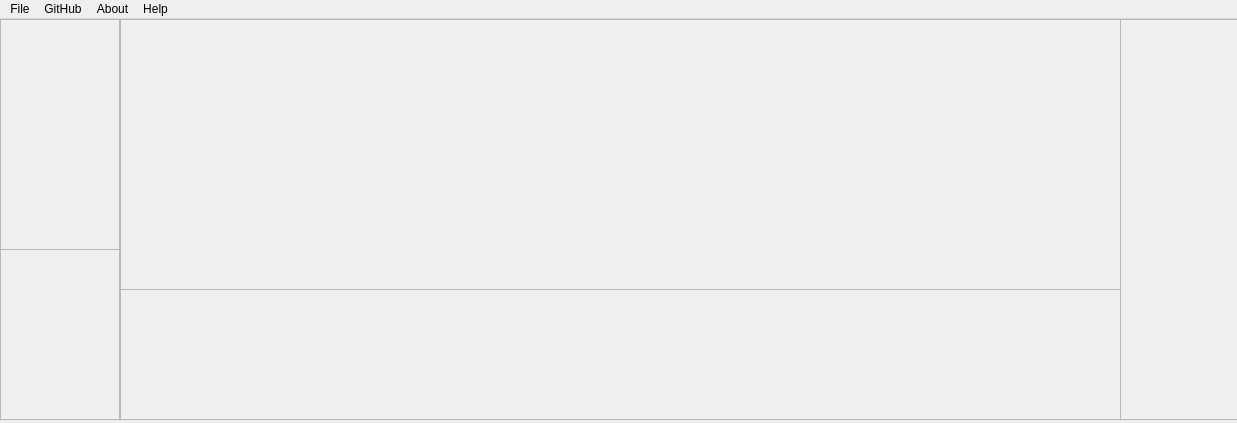
<?xml version="1.0" encoding="UTF-8"?>
<ui version="4.0">
 <class>MainWindow</class>
 <widget class="QMainWindow" name="MainWindow">
  <property name="geometry">
   <rect>
    <x>0</x>
    <y>0</y>
    <width>1237</width>
    <height>423</height>
   </rect>
  </property>
  <property name="windowTitle">
   <string>MainWindow</string>
  </property>
  <widget class="QWidget" name="centralwidget">
   <widget class="QFrame" name="fSceneObjects">
    <property name="geometry">
     <rect>
      <x>0</x>
      <y>0</y>
      <width>120</width>
      <height>231</height>
     </rect>
    </property>
    <property name="frameShape">
     <enum>QFrame::StyledPanel</enum>
    </property>
    <property name="frameShadow">
     <enum>QFrame::Raised</enum>
    </property>
   </widget>
   <widget class="QFrame" name="fProjectTree">
    <property name="geometry">
     <rect>
      <x>0</x>
      <y>230</y>
      <width>120</width>
      <height>171</height>
     </rect>
    </property>
    <property name="frameShape">
     <enum>QFrame::StyledPanel</enum>
    </property>
    <property name="frameShadow">
     <enum>QFrame::Raised</enum>
    </property>
   </widget>
   <widget class="QFrame" name="fObjectDesc">
    <property name="geometry">
     <rect>
      <x>1120</x>
      <y>0</y>
      <width>120</width>
      <height>401</height>
     </rect>
    </property>
    <property name="frameShape">
     <enum>QFrame::StyledPanel</enum>
    </property>
    <property name="frameShadow">
     <enum>QFrame::Raised</enum>
    </property>
   </widget>
   <widget class="QFrame" name="fTools">
    <property name="geometry">
     <rect>
      <x>120</x>
      <y>270</y>
      <width>1001</width>
      <height>131</height>
     </rect>
    </property>
    <property name="frameShape">
     <enum>QFrame::StyledPanel</enum>
    </property>
    <property name="frameShadow">
     <enum>QFrame::Raised</enum>
    </property>
   </widget>
   <widget class="QFrame" name="fOpenGL">
    <property name="geometry">
     <rect>
      <x>120</x>
      <y>0</y>
      <width>1001</width>
      <height>271</height>
     </rect>
    </property>
    <property name="frameShape">
     <enum>QFrame::StyledPanel</enum>
    </property>
    <property name="frameShadow">
     <enum>QFrame::Raised</enum>
    </property>
   </widget>
  </widget>
  <widget class="QMenuBar" name="menubar">
   <property name="geometry">
    <rect>
     <x>0</x>
     <y>0</y>
     <width>1237</width>
     <height>22</height>
    </rect>
   </property>
   <widget class="QMenu" name="menuFile">
    <property name="title">
     <string>File</string>
    </property>
    <addaction name="actionCreate_Project"/>
    <addaction name="separator"/>
    <addaction name="actionExit_2"/>
   </widget>
   <widget class="QMenu" name="menuGitHUb">
    <property name="title">
     <string>GitHub</string>
    </property>
   </widget>
   <widget class="QMenu" name="menuHelp">
    <property name="title">
     <string>About</string>
    </property>
   </widget>
   <widget class="QMenu" name="menuHelp_2">
    <property name="title">
     <string>Help</string>
    </property>
   </widget>
   <addaction name="menuFile"/>
   <addaction name="menuGitHUb"/>
   <addaction name="menuHelp"/>
   <addaction name="menuHelp_2"/>
  </widget>
  <action name="actionCreate_Project">
   <property name="text">
    <string>Create Project</string>
   </property>
  </action>
  <action name="actionExit">
   <property name="text">
    <string>Exit</string>
   </property>
  </action>
  <action name="actionExit_2">
   <property name="text">
    <string>Exit</string>
   </property>
  </action>
 </widget>
 <resources/>
 <connections/>
</ui>
